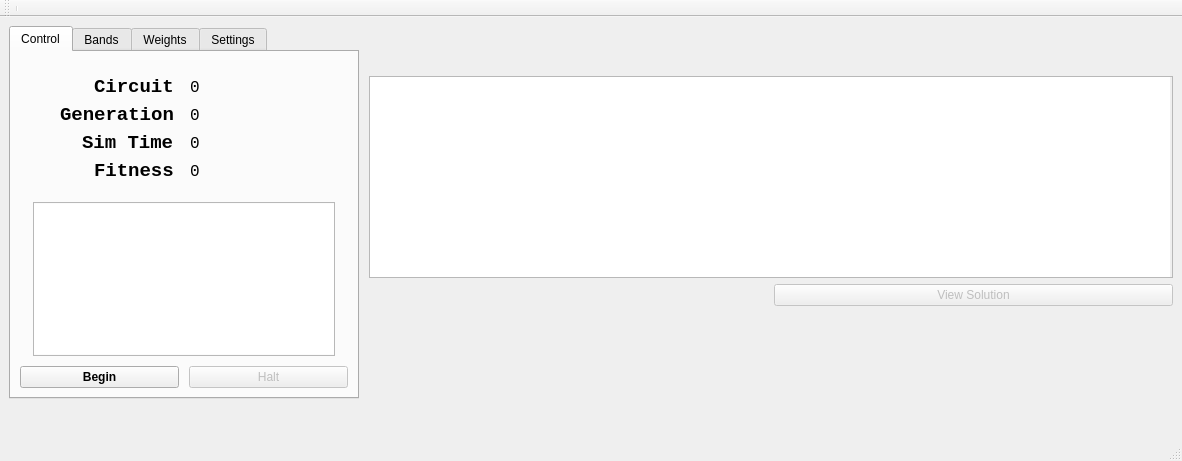
<?xml version="1.0" encoding="UTF-8"?>
<ui version="4.0">
 <class>MainWindow</class>
 <widget class="QMainWindow" name="MainWindow">
  <property name="geometry">
   <rect>
    <x>0</x>
    <y>0</y>
    <width>1182</width>
    <height>461</height>
   </rect>
  </property>
  <property name="windowTitle">
   <string>Project: Electrify</string>
  </property>
  <widget class="QWidget" name="centralwidget">
   <layout class="QVBoxLayout" name="verticalLayout">
    <property name="spacing">
     <number>0</number>
    </property>
    <property name="bottomMargin">
     <number>0</number>
    </property>
    <item>
     <layout class="QHBoxLayout" name="horizontalLayout">
      <property name="spacing">
       <number>10</number>
      </property>
      <property name="bottomMargin">
       <number>0</number>
      </property>
      <item alignment="Qt::AlignHCenter|Qt::AlignTop">
       <widget class="QTabWidget" name="tabWidget">
        <property name="minimumSize">
         <size>
          <width>350</width>
          <height>0</height>
         </size>
        </property>
        <property name="maximumSize">
         <size>
          <width>350</width>
          <height>16777215</height>
         </size>
        </property>
        <property name="currentIndex">
         <number>0</number>
        </property>
        <widget class="QWidget" name="controlTab">
         <attribute name="title">
          <string>Control</string>
         </attribute>
         <layout class="QVBoxLayout" name="verticalLayout_6">
          <property name="spacing">
           <number>10</number>
          </property>
          <item>
           <widget class="QWidget" name="widget_3" native="true">
            <layout class="QFormLayout" name="formLayout">
             <property name="labelAlignment">
              <set>Qt::AlignRight|Qt::AlignTrailing|Qt::AlignVCenter</set>
             </property>
             <property name="horizontalSpacing">
              <number>16</number>
             </property>
             <property name="leftMargin">
              <number>40</number>
             </property>
             <property name="topMargin">
              <number>15</number>
             </property>
             <property name="bottomMargin">
              <number>10</number>
             </property>
             <item row="0" column="0">
              <widget class="QLabel" name="label">
               <property name="font">
                <font>
                 <family>Monospace</family>
                 <pointsize>14</pointsize>
                 <bold>true</bold>
                </font>
               </property>
               <property name="text">
                <string>Circuit</string>
               </property>
              </widget>
             </item>
             <item row="1" column="0">
              <widget class="QLabel" name="label_2">
               <property name="font">
                <font>
                 <family>Monospace</family>
                 <pointsize>14</pointsize>
                 <bold>true</bold>
                </font>
               </property>
               <property name="text">
                <string>Generation</string>
               </property>
              </widget>
             </item>
             <item row="2" column="0">
              <widget class="QLabel" name="label_3">
               <property name="font">
                <font>
                 <family>Monospace</family>
                 <pointsize>14</pointsize>
                 <bold>true</bold>
                </font>
               </property>
               <property name="text">
                <string>Sim Time</string>
               </property>
              </widget>
             </item>
             <item row="0" column="1">
              <widget class="QLabel" name="circuitLabel">
               <property name="font">
                <font>
                 <family>Monospace</family>
                 <pointsize>12</pointsize>
                </font>
               </property>
               <property name="text">
                <string>0</string>
               </property>
              </widget>
             </item>
             <item row="1" column="1">
              <widget class="QLabel" name="generationLabel">
               <property name="font">
                <font>
                 <family>Monospace</family>
                 <pointsize>12</pointsize>
                </font>
               </property>
               <property name="text">
                <string>0</string>
               </property>
              </widget>
             </item>
             <item row="2" column="1">
              <widget class="QLabel" name="computeTimeLabel">
               <property name="font">
                <font>
                 <family>Monospace</family>
                 <pointsize>12</pointsize>
                </font>
               </property>
               <property name="text">
                <string>0</string>
               </property>
              </widget>
             </item>
             <item row="3" column="0">
              <widget class="QLabel" name="label_7">
               <property name="font">
                <font>
                 <family>Monospace</family>
                 <pointsize>14</pointsize>
                 <bold>true</bold>
                </font>
               </property>
               <property name="text">
                <string>Fitness</string>
               </property>
              </widget>
             </item>
             <item row="3" column="1">
              <widget class="QLabel" name="fitnessLabel_2">
               <property name="font">
                <font>
                 <family>Monospace</family>
                 <pointsize>12</pointsize>
                </font>
               </property>
               <property name="text">
                <string>0</string>
               </property>
              </widget>
             </item>
            </layout>
           </widget>
          </item>
          <item alignment="Qt::AlignHCenter">
           <widget class="QFrame" name="frame_2">
            <property name="sizePolicy">
             <sizepolicy hsizetype="Maximum" vsizetype="Expanding">
              <horstretch>0</horstretch>
              <verstretch>0</verstretch>
             </sizepolicy>
            </property>
            <property name="frameShape">
             <enum>QFrame::StyledPanel</enum>
            </property>
            <property name="frameShadow">
             <enum>QFrame::Raised</enum>
            </property>
            <layout class="QVBoxLayout" name="verticalLayout_4">
             <property name="leftMargin">
              <number>0</number>
             </property>
             <property name="topMargin">
              <number>0</number>
             </property>
             <property name="rightMargin">
              <number>0</number>
             </property>
             <property name="bottomMargin">
              <number>0</number>
             </property>
             <item>
              <widget class="FigureCanvas" name="miniBodePlot" native="true">
               <property name="minimumSize">
                <size>
                 <width>300</width>
                 <height>150</height>
                </size>
               </property>
               <property name="maximumSize">
                <size>
                 <width>300</width>
                 <height>150</height>
                </size>
               </property>
               <property name="layoutDirection">
                <enum>Qt::LeftToRight</enum>
               </property>
               <property name="styleSheet">
                <string notr="true">background-color:white</string>
               </property>
              </widget>
             </item>
            </layout>
           </widget>
          </item>
          <item>
           <layout class="QHBoxLayout" name="horizontalLayout_4">
            <item>
             <widget class="QPushButton" name="startStopButton">
              <property name="font">
               <font>
                <bold>true</bold>
               </font>
              </property>
              <property name="text">
               <string>Begin</string>
              </property>
              <property name="icon">
               <iconset resource="icons.qrc">
                <normaloff>:/icons/icons/Yes.ico</normaloff>:/icons/icons/Yes.ico</iconset>
              </property>
             </widget>
            </item>
            <item>
             <widget class="QPushButton" name="stopResetButton">
              <property name="enabled">
               <bool>false</bool>
              </property>
              <property name="text">
               <string>Halt</string>
              </property>
              <property name="icon">
               <iconset resource="icons.qrc">
                <normaloff>:/icons/icons/Abort.ico</normaloff>:/icons/icons/Abort.ico</iconset>
              </property>
             </widget>
            </item>
           </layout>
          </item>
         </layout>
        </widget>
        <widget class="QWidget" name="bandsTab">
         <property name="enabled">
          <bool>true</bool>
         </property>
         <attribute name="title">
          <string>Bands</string>
         </attribute>
         <widget class="BandSelect" name="widget_4" native="true">
          <property name="geometry">
           <rect>
            <x>40</x>
            <y>90</y>
            <width>251</width>
            <height>171</height>
           </rect>
          </property>
         </widget>
        </widget>
        <widget class="QWidget" name="weightControlsTab">
         <attribute name="title">
          <string>Weights</string>
         </attribute>
         <layout class="QVBoxLayout" name="verticalLayout_7">
          <item>
           <widget class="WeightsFrame" name="weightsFrame">
            <property name="frameShape">
             <enum>QFrame::StyledPanel</enum>
            </property>
            <property name="frameShadow">
             <enum>QFrame::Raised</enum>
            </property>
           </widget>
          </item>
          <item>
           <spacer name="verticalSpacer">
            <property name="orientation">
             <enum>Qt::Vertical</enum>
            </property>
            <property name="sizeHint" stdset="0">
             <size>
              <width>20</width>
              <height>40</height>
             </size>
            </property>
           </spacer>
          </item>
         </layout>
        </widget>
        <widget class="QWidget" name="settingsTab">
         <attribute name="title">
          <string>Settings</string>
         </attribute>
        </widget>
       </widget>
      </item>
      <item alignment="Qt::AlignTop">
       <widget class="QWidget" name="widget" native="true">
        <layout class="QVBoxLayout" name="verticalLayout_3">
         <property name="leftMargin">
          <number>0</number>
         </property>
         <property name="topMargin">
          <number>9</number>
         </property>
         <property name="rightMargin">
          <number>0</number>
         </property>
         <property name="bottomMargin">
          <number>0</number>
         </property>
         <item>
          <widget class="QWidget" name="widget_2" native="true">
           <property name="minimumSize">
            <size>
             <width>0</width>
             <height>35</height>
            </size>
           </property>
           <property name="maximumSize">
            <size>
             <width>16777215</width>
             <height>50</height>
            </size>
           </property>
           <layout class="QHBoxLayout" name="horizontalLayout_2">
            <property name="leftMargin">
             <number>0</number>
            </property>
            <property name="topMargin">
             <number>0</number>
            </property>
            <property name="rightMargin">
             <number>0</number>
            </property>
            <property name="bottomMargin">
             <number>0</number>
            </property>
            <item>
             <widget class="Paginator" name="paginator" native="true">
              <property name="minimumSize">
               <size>
                <width>300</width>
                <height>0</height>
               </size>
              </property>
              <property name="maximumSize">
               <size>
                <width>300</width>
                <height>16777215</height>
               </size>
              </property>
             </widget>
            </item>
            <item>
             <spacer name="horizontalSpacer">
              <property name="orientation">
               <enum>Qt::Horizontal</enum>
              </property>
              <property name="sizeHint" stdset="0">
               <size>
                <width>40</width>
                <height>20</height>
               </size>
              </property>
             </spacer>
            </item>
            <item>
             <widget class="QWidget" name="horizontalLayoutControl" native="true">
              <property name="minimumSize">
               <size>
                <width>100</width>
                <height>0</height>
               </size>
              </property>
              <layout class="QVBoxLayout" name="verticalLayout_5">
               <property name="leftMargin">
                <number>0</number>
               </property>
               <property name="topMargin">
                <number>0</number>
               </property>
               <property name="rightMargin">
                <number>0</number>
               </property>
               <property name="bottomMargin">
                <number>0</number>
               </property>
              </layout>
             </widget>
            </item>
           </layout>
          </widget>
         </item>
         <item>
          <widget class="QFrame" name="frame">
           <property name="sizePolicy">
            <sizepolicy hsizetype="Preferred" vsizetype="Expanding">
             <horstretch>0</horstretch>
             <verstretch>0</verstretch>
            </sizepolicy>
           </property>
           <property name="frameShape">
            <enum>QFrame::StyledPanel</enum>
           </property>
           <property name="frameShadow">
            <enum>QFrame::Raised</enum>
           </property>
           <layout class="QVBoxLayout" name="verticalLayout_2">
            <property name="leftMargin">
             <number>0</number>
            </property>
            <property name="topMargin">
             <number>0</number>
            </property>
            <property name="rightMargin">
             <number>0</number>
            </property>
            <property name="bottomMargin">
             <number>0</number>
            </property>
            <item>
             <widget class="FigureCanvas" name="mainBodePlot" native="true">
              <property name="minimumSize">
               <size>
                <width>500</width>
                <height>200</height>
               </size>
              </property>
              <property name="maximumSize">
               <size>
                <width>800</width>
                <height>300</height>
               </size>
              </property>
              <property name="layoutDirection">
               <enum>Qt::LeftToRight</enum>
              </property>
              <property name="styleSheet">
               <string notr="true">background-color:white</string>
              </property>
             </widget>
            </item>
           </layout>
          </widget>
         </item>
         <item>
          <widget class="QFrame" name="frame_3">
           <property name="frameShape">
            <enum>QFrame::NoFrame</enum>
           </property>
           <property name="frameShadow">
            <enum>QFrame::Raised</enum>
           </property>
           <layout class="QHBoxLayout" name="horizontalLayout_5">
            <property name="leftMargin">
             <number>0</number>
            </property>
            <property name="topMargin">
             <number>0</number>
            </property>
            <property name="rightMargin">
             <number>0</number>
            </property>
            <property name="bottomMargin">
             <number>0</number>
            </property>
            <item>
             <widget class="QLabel" name="fitnessLabel">
              <property name="font">
               <font>
                <family>Monospace</family>
                <pointsize>14</pointsize>
               </font>
              </property>
              <property name="text">
               <string/>
              </property>
              <property name="alignment">
               <set>Qt::AlignCenter</set>
              </property>
             </widget>
            </item>
            <item>
             <widget class="QPushButton" name="displaySolutionDialogBtn">
              <property name="enabled">
               <bool>false</bool>
              </property>
              <property name="text">
               <string>View Solution</string>
              </property>
             </widget>
            </item>
           </layout>
          </widget>
         </item>
        </layout>
       </widget>
      </item>
     </layout>
    </item>
   </layout>
  </widget>
  <widget class="QMenuBar" name="menubar">
   <property name="geometry">
    <rect>
     <x>0</x>
     <y>0</y>
     <width>1182</width>
     <height>23</height>
    </rect>
   </property>
  </widget>
  <widget class="QStatusBar" name="statusbar"/>
  <widget class="QToolBar" name="toolBar">
   <property name="windowTitle">
    <string>toolBar</string>
   </property>
   <attribute name="toolBarArea">
    <enum>TopToolBarArea</enum>
   </attribute>
   <attribute name="toolBarBreak">
    <bool>false</bool>
   </attribute>
   <addaction name="separator"/>
  </widget>
 </widget>
 <customwidgets>
  <customwidget>
   <class>Paginator</class>
   <extends>QWidget</extends>
   <header>..paginator</header>
   <container>1</container>
  </customwidget>
  <customwidget>
   <class>BandSelect</class>
   <extends>QWidget</extends>
   <header location="global">..bandselect</header>
   <container>1</container>
  </customwidget>
  <customwidget>
   <class>WeightsFrame</class>
   <extends>QFrame</extends>
   <header>..weightsframe</header>
   <container>1</container>
  </customwidget>
  <customwidget>
   <class>FigureCanvas</class>
   <extends>QWidget</extends>
   <header>..figurecanvas</header>
   <container>1</container>
  </customwidget>
 </customwidgets>
 <resources>
  <include location="icons.qrc"/>
 </resources>
 <connections/>
</ui>
